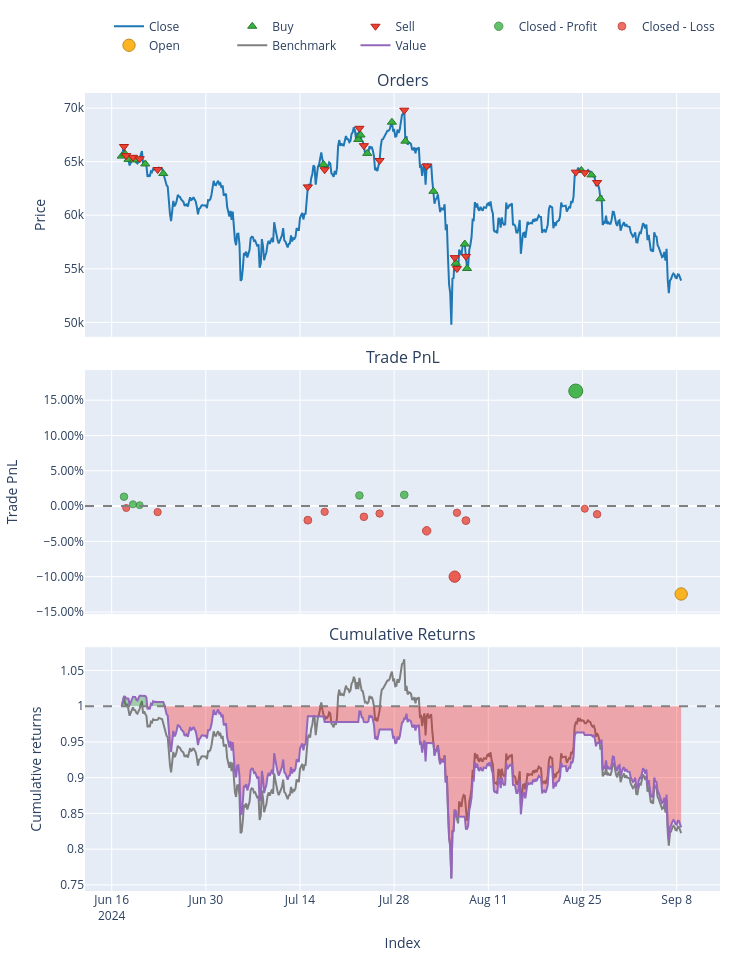
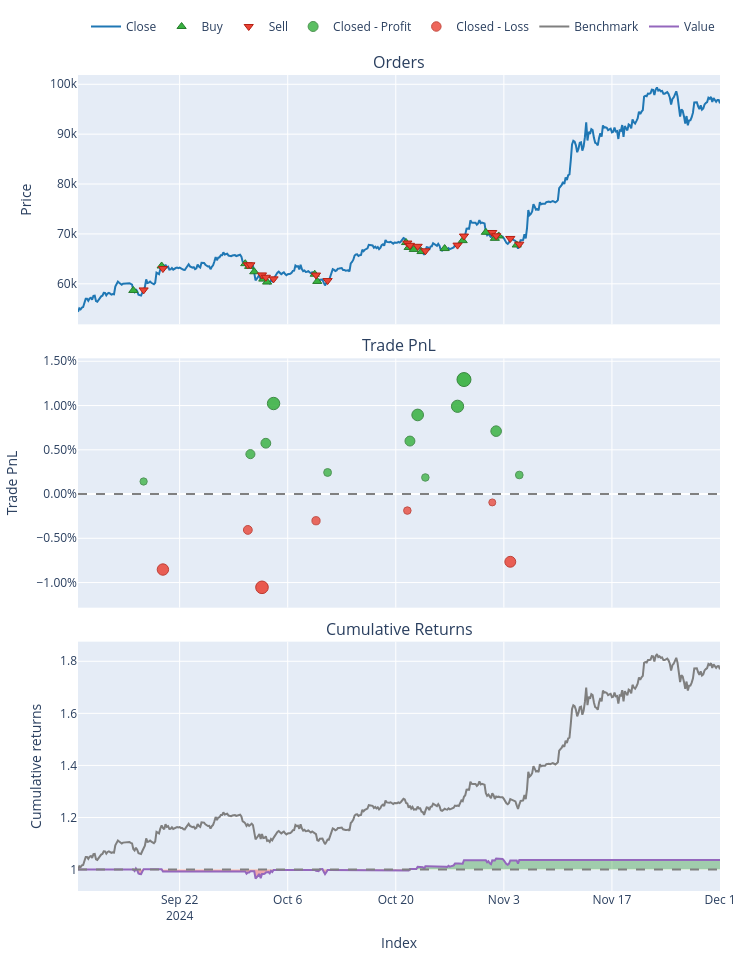
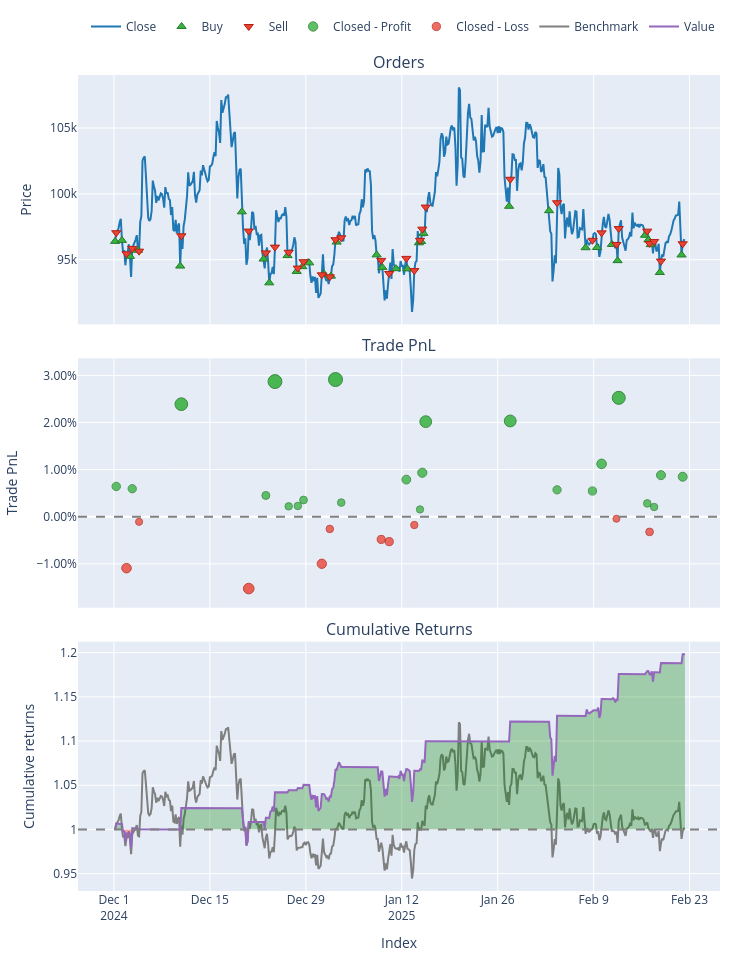

The code cell stored with these charts, in order, in its notebook:
### Markdown cell above
## Part 3: Backtesting & Performance Evaluation

**Objective:**  
Evaluate how well the trained model performs on unseen data, simulating real trades.

**Tasks:**
- Use walk-forward or expanding splits to mimic “live” conditions  
- Convert model predictions to signals ([-1, 0, +1] or buy/sell/hold)  
- Run a simple backtest script or VectorBT for performance metrics  
- Calculate returns, Sharpe ratio, drawdowns, confusion matrix, etc.  
- Visualize results (equity curve, trades, etc.) to judge strategy viability

### Code cell
# THIRD CODE: Final Expanding Walk-Forward with VectorBT
# for a double-barrier classification approach

import sys
import os
import warnings
from pathlib import Path

# ---------------------------------------------------------------------------
# 1) SET PROJECT ROOT AND UPDATE PATH/WORKING DIRECTORY
# ---------------------------------------------------------------------------
project_root = Path.cwd().parent.parent  # Adjust if your notebook is in notebooks/time_series
sys.path.append(str(project_root))
os.chdir(str(project_root))
warnings.filterwarnings("ignore")

import warnings
warnings.filterwarnings("ignore")

import pandas as pd
import numpy as np
import MetaTrader5 as mt5
import vectorbt as vbt
import joblib

# Our modules
from data.data_loader import get_data_mt5
from features.feature_engineering import add_all_ta_features
# Import your double-barrier function
from features.labeling_schemes import create_labels_double_barrier  # or define inline

# Sklearn
from sklearn.metrics import accuracy_score

###########################################################
# 1) DATA LOADING & FEATURE ENGINEERING
###########################################################
if not mt5.initialize():
    print("Failed to initialize MT5")
else:
    data = get_data_mt5(symbol="BTCUSD", timeframe=mt5.TIMEFRAME_H4, n_bars=2000, start_pos=0)
    mt5.shutdown()

# 1.1 Add technical features
df = add_all_ta_features(data)

# 1.2 Create double-barrier classification labels
# e.g., up=0.005, down=0.005 => ±0.5% barrier, horizon=20 bars
df_lbl = create_labels_double_barrier(df, up=0.005, down=0.005, horizon=20)

# The function yields 'barrier_label' in {-1,0,+1}
X = df_lbl.drop(columns=["barrier_label"])
y = df_lbl["barrier_label"]

# SHIFT labels from [-1,0,+1] => [0,1,2] for scikit-learn classification
y_shifted = y + 1  # -1->0, 0->1, +1->2

###########################################################
# 2) DEFINING EXPANDING SPLITS
###########################################################
def expanding_walk_forward_splits(X, y, n_splits=3):
    """
    Creates expanding walk-forward folds. For each fold i:
      - Train: [0 : fold_i]
      - Test:  [fold_i : fold_{i+1}]
    The last fold extends to the end.
    """
    n = len(X)
    fold_size = n // (n_splits + 1)
    splits = []
    
    for i in range(n_splits):
        train_end = (i+1) * fold_size
        if i == n_splits - 1:
            test_end = n
        else:
            test_end = (i+2) * fold_size
            if test_end > n:
                test_end = n
        
        X_train_fold = X.iloc[:train_end]
        y_train_fold = y.iloc[:train_end]
        
        X_test_fold = X.iloc[train_end:test_end]
        y_test_fold = y.iloc[train_end:test_end]
        
        splits.append((X_train_fold, y_train_fold, X_test_fold, y_test_fold))
    return splits

folds = expanding_walk_forward_splits(X, y_shifted, n_splits=3)
print(f"Number of folds: {len(folds)}")

###########################################################
# 3) LOAD BEST PIPELINE & RUN EXPANDING WALK-FORWARD
###########################################################
# This pipeline was saved in the second code (hyperparam tuning step).
# It's a classification pipeline expecting SHIFTED labels [0,1,2].
best_pipeline = joblib.load("models/saved_models/best_rf_db_pipeline.pkl")
print("Loaded best pipeline from 'best_rf_db_pipeline.pkl'")

fees = 0.0002  # 0.02% transaction cost per trade

fold_results = {}

for i, (X_train_fold, y_train_fold, X_test_fold, y_test_fold) in enumerate(folds, start=1):
    print(f"\n=== Fold {i} ===")
    print(f"Train size: {len(X_train_fold)}, Test size: {len(X_test_fold)}")
    
    # 3.1 Fit the pipeline on this fold's train portion (already SHIFTED labels)
    best_pipeline.fit(X_train_fold, y_train_fold)
    
    # 3.2 Predict SHIFTED labels on the test portion
    preds_shifted = best_pipeline.predict(X_test_fold)
    
    # 3.3 Shift back to [-1,0,+1]
    preds = preds_shifted - 1
    
    # Evaluate accuracy vs. the unshifted test labels
    # The test labels here are SHIFTED, so we must shift them back
    y_test_fold_unshifted = y_test_fold - 1
    acc = accuracy_score(y_test_fold_unshifted, preds)
    print(f"Fold {i} Accuracy={acc:.2f}")
    
    # Convert predicted classes => signals
    # +1 => buy, -1 => sell, 0 => no position
    signals = preds
    
    # Vectorbt backtest on the test portion
    df_test_fold = df_lbl.loc[X_test_fold.index].copy()  # same index
    close_prices = df_test_fold["close"]
    
    if len(signals) < len(close_prices):
        # pad signals if needed
        signals = np.append(signals, [0]*(len(close_prices)-len(signals)))
    signals_s = pd.Series(signals, index=close_prices.index)
    
    pf = vbt.Portfolio.from_signals(
        close_prices,
        entries=signals_s > 0,
        exits=signals_s < 0,
        init_cash=10000,
        freq='4H',
        fees=fees
    )
    
    total_return = pf.total_return()
    sharpe_ratio = pf.sharpe_ratio()
    
    print(f"Fold {i} Return={total_return:.2f}%, Sharpe={sharpe_ratio:.2f}")
    print("\nVectorbt stats for Fold", i)
    print(pf.stats())
    
    # Optional: Plot
    fig = pf.plot()
    fig.show()
    
    # Store results
    fold_results[i] = {
        "Accuracy": acc,
        "TotalReturn": total_return,
        "Sharpe": sharpe_ratio
    }

###########################################################
# 4) PRINT FOLD RESULTS
###########################################################
for i, stats in fold_results.items():
    acc = stats["Accuracy"]
    ret = stats["TotalReturn"]
    sr = stats["Sharpe"]
    print(f"\nFold {i} => ACC={acc:.2f}, Return={ret:.2f}%, Sharpe={sr:.2f}")
